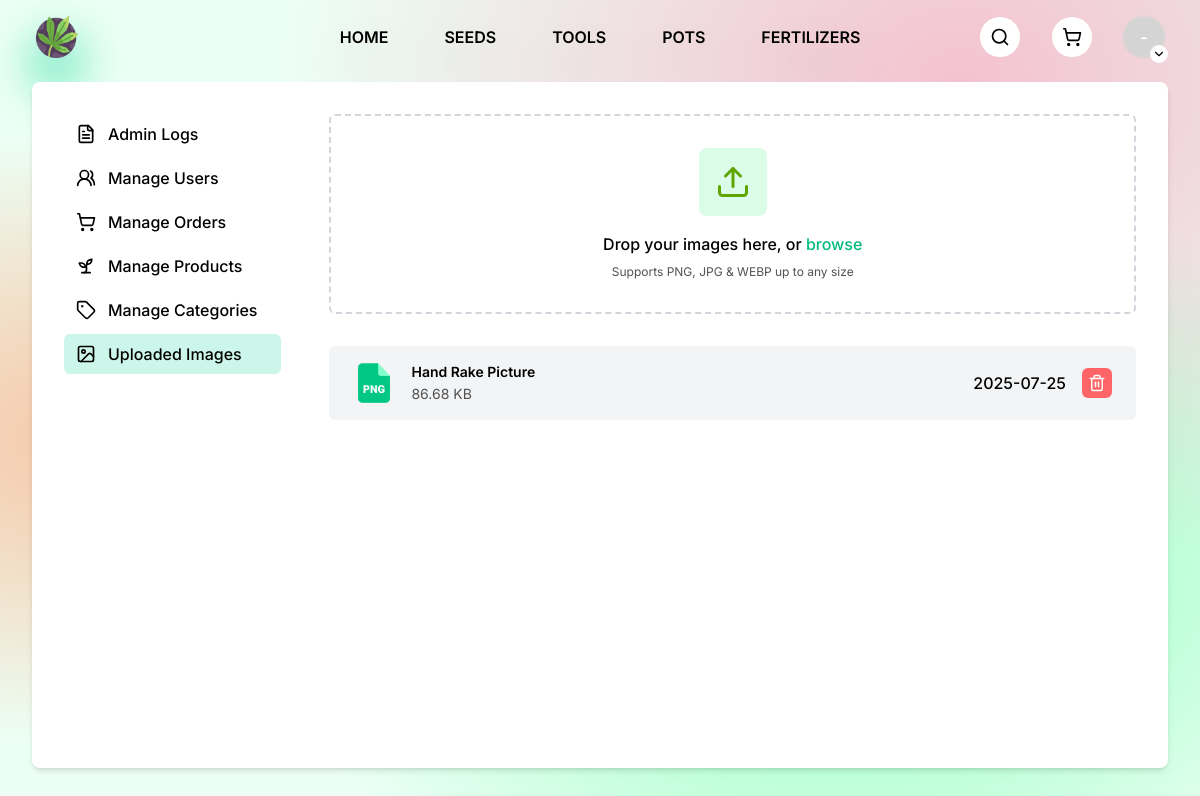
The page /pages/admin/index.php?tab=images (signed in) on the database as committed earlier.
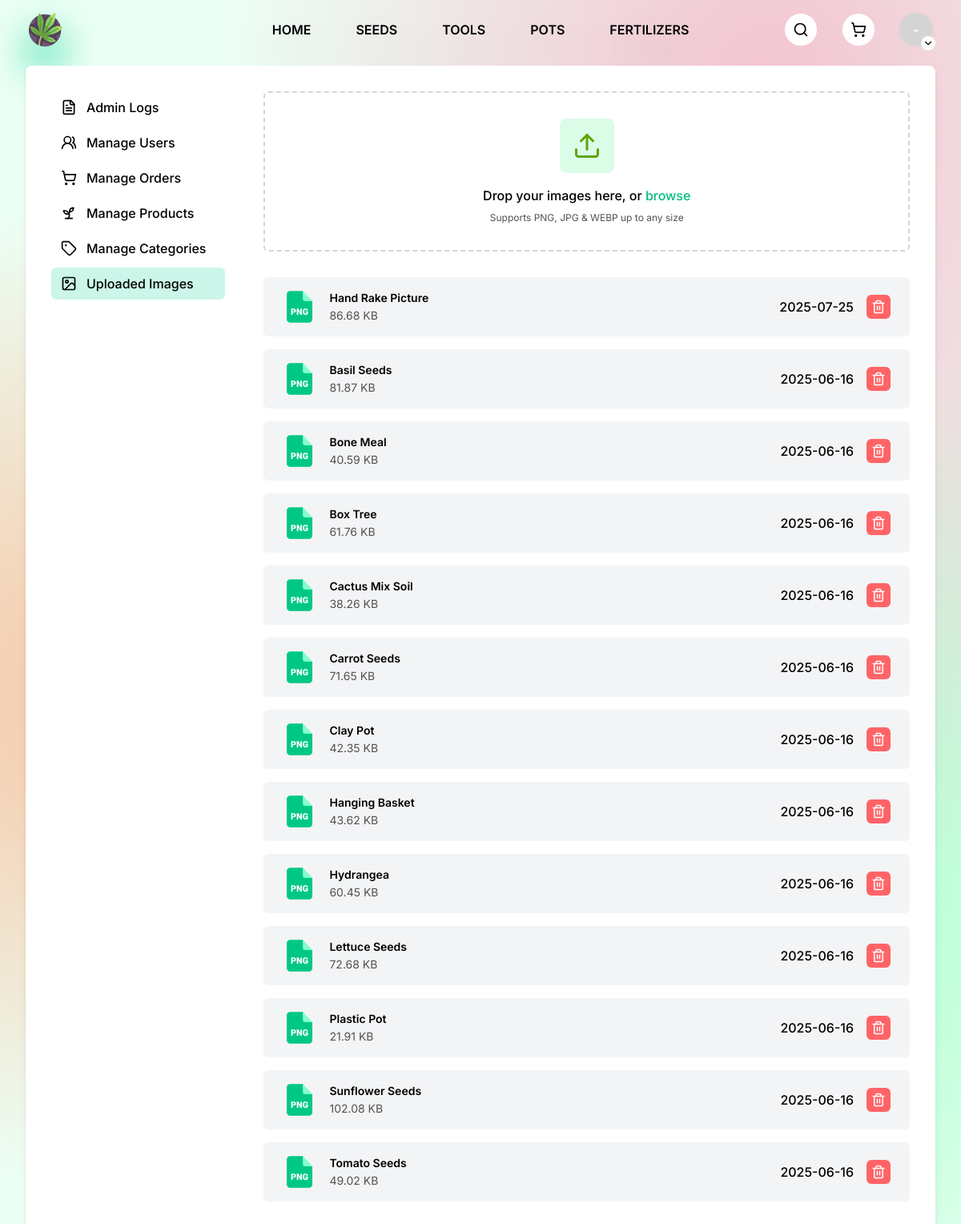
The same page on the database as committed later.
### tables this page shows
CREATE TABLE uploads (
  upload_id  INT          PRIMARY KEY AUTO_INCREMENT,
  file_path  VARCHAR(255) NOT NULL,
  title      VARCHAR(255) NOT NULL,
  size       INT          NOT NULL,
  created_at DATE         NOT NULL
);

### pages/admin/index.php (the view, shortened to what the changed rows need)
<?php
require_once __DIR__ . '/../../php/db.php';
function formatBytes($bytes, $precision = 2) {
    $units = array('B', 'KB', 'MB', 'GB', 'TB');
    $bytes = max($bytes, 0);
    $pow = floor(($bytes ? log($bytes) : 0) / log(1024));
    $pow = min($pow, count($units) - 1);
    $bytes /= (1 << (10 * $pow));
    return round($bytes, $precision) . ' ' . $units[$pow];
}
?>
<!DOCTYPE html>
<html lang="en">
<head>
    <link rel="stylesheet" href="./styles.css" />
    <script src="https://unpkg.com/@tailwindcss/browser@4.1.7"></script>
</head>
<body class="font-[Inter]">
    <div class="relative h-dvh flex flex-col">
        <div class="px-8 pb-8 pt-2 h-[calc(100dvh_-_74px)]">
            <?php
            $tab = $_GET['tab'] ?? null;
            ?>
            <main data-tab="<?= $tab ?>" id="main-container" class="h-full bg-white relative shadow-md flex gap-12 rounded-lg p-8">
                <div class="relative flex flex-col gap-8 grow">
                    <?php if($tab == 'users'): ?>
                    <?php
                    $stmt = $db_o->prepare('SELECT user_id, first_name, last_name, email, is_admin FROM users ORDER BY user_id');
                    $stmt->execute();
                    $users = $stmt->get_result()->fetch_all(MYSQLI_ASSOC);
                    $userCount = count($users);
                    ?>
                    <h2 class="flex justify-center items-center gap-4 text-3xl font-semibold">
                        <span>Inspecting "Users"</span>
                        <span>&RightAngleBracket;</span>
                        <span><?= htmlspecialchars($userCount) ?> records</span>
                    </h2>
                    <div class="grid overflow-y-scroll no-scrollbar pb-4">
                        <div class="flex border-t font-semibold bg-emerald-50">
                            <div class="border-l py-2 w-[6rem] text-center">User ID</div>
                            <div class="border-l py-2 basis-0 grow text-center">First name</div>
                            <div class="border-l py-2 basis-0 grow text-center">Last name</div>
                            <div class="border-l py-2 basis-0 grow-[1.5] text-center">Email</div>
                            <div class="border-l py-2 w-[5rem] text-center">Admin</div>
                            <div class="border-x py-2 w-[5rem] text-center">Delete</div>
                        </div>
                        <?php foreach($users as $user): ?>
                        <div data-id="<?= htmlspecialchars($user['user_id']) ?>" class="record flex border-t last:border-b odd:bg-emerald-50">
                            <div class="border-l w-[6rem] grid place-items-center font-medium"><?= htmlspecialchars($user['user_id']) ?></div>
                            <div class="border-l basis-0 grow">
                                <input type="text" name="first-name" placeholder="First name" value="<?= htmlspecialchars($user['first_name']) ?>" class="px-3 py-2 w-full" />
                            </div>
                            <div class="border-l basis-0 grow">
                                <input type="text" name="last-name" placeholder="Last name" value="<?= htmlspecialchars($user['last_name']) ?>" class="px-3 py-2 w-full" />
                            </div>
                            <div class="border-l basis-0 grow-[1.5]">
                                <input type="email" name="email" placeholder="Email" value="<?= htmlspecialchars($user['email']) ?>" class="px-3 py-2 w-full" />
                            </div>
                            <div class="border-l w-[5rem] grid place-items-center">
                                <input type="checkbox" name="is-admin" <?= $user['is_admin'] ? 'checked' : '' ?> />
                            </div>
                            <div class="border-x w-[5rem] grid place-items-center">
                                <button class="delete p-1.5 cursor-pointer hover:bg-red-300 transition rounded-md bg-red-400">
                                    <i data-lucide="trash-2" class="size-[18px] stroke-white"></i>
                                </button>
                            </div>
                        </div>
                        <?php endforeach ?>
                    </div>
                    <?php elseif($tab == 'images'): ?>
                    <?php
                    $stmt = $db_o->prepare('SELECT * FROM uploads ORDER BY created_at DESC, upload_id DESC');
                    $stmt->execute();
                    $uploads = $stmt->get_result()->fetch_all(MYSQLI_ASSOC);
                    ?>
                    <div class="grid gap-4 overflow-y-scroll pb-4 no-scrollbar">
                        <?php foreach ($uploads as $upload): ?>
                        <div class="flex items-center gap-4 px-6 py-4 rounded-md bg-gray-100">
                            <?php $ext = pathinfo($upload['file_path'], PATHINFO_EXTENSION) ?>
                            <?php if($ext == 'png'): ?>
                            <img src="../../public/images/png-file.png" width="42" alt="png file" />
                            <?php elseif($ext == 'jpg' || $ext == 'jpeg'): ?>
                            <img src="../../public/images/jpg-file.png" width="42" alt="jpg file" />
                            <?php elseif($ext == 'webp'): ?>
                            <img src="../../public/images/webp-file.png" width="42" alt="webp file" />
                            <?php else: ?>
                            <img src="../../public/images/image-file.png" width="42" alt="image file" />
                            <?php endif ?>
                            <div class="grid gap-0.5">
                                <span class="text-sm font-semibold"><?= htmlspecialchars($upload['title'] ) ?></span>
                                <span class="text-sm text-neutral-600"><?= formatBytes($upload['size']) ?></span>
                            </div>
                            <div class="ml-auto flex items-center gap-4">
                                <span class="font-medium"><?= htmlspecialchars($upload['created_at']) ?></span>
                                <form action="./delete-image.php" method="post">
                                    <button class="p-1.5 cursor-pointer hover:bg-red-300 transition rounded-md bg-red-400">
                                        <i data-lucide="trash-2" class="size-[18px] stroke-white"></i>
                                    </button>
                                </form>
                            </div>
                        </div>
                        <?php endforeach ?>
                    </div>
                    <?php endif ?>
                </div>
            </main>
        </div>
    </div>
</body>
</html>

Rows that differ between the two databases and show on the page:
added uploads: title "Basil Seeds", size "81.87 KB", created_at "2025-06-16"
added uploads: title "Bone Meal", size "40.59 KB", created_at "2025-06-16"
added uploads: title "Box Tree", size "61.76 KB", created_at "2025-06-16"
added uploads: title "Cactus Mix Soil", size "38.26 KB", created_at "2025-06-16"
added uploads: title "Carrot Seeds", size "71.65 KB", created_at "2025-06-16"
added uploads: title "Clay Pot", size "42.35 KB", created_at "2025-06-16"
added uploads: title "Hanging Basket", size "43.62 KB", created_at "2025-06-16"
added uploads: title "Hydrangea", size "60.45 KB", created_at "2025-06-16"
added uploads: title "Lettuce Seeds", size "72.68 KB", created_at "2025-06-16"
added uploads: title "Plastic Pot", size "21.91 KB", created_at "2025-06-16"
added uploads: title "Sunflower Seeds", size "102.08 KB", created_at "2025-06-16"
added uploads: title "Tomato Seeds", size "49.02 KB", created_at "2025-06-16"
